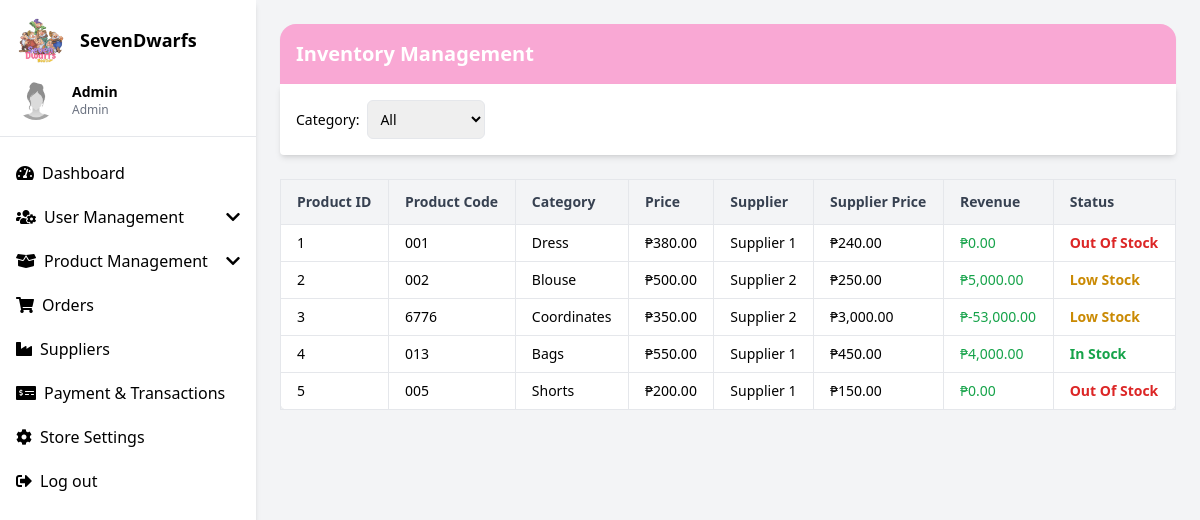
Before: /inventory.php with the older database file.
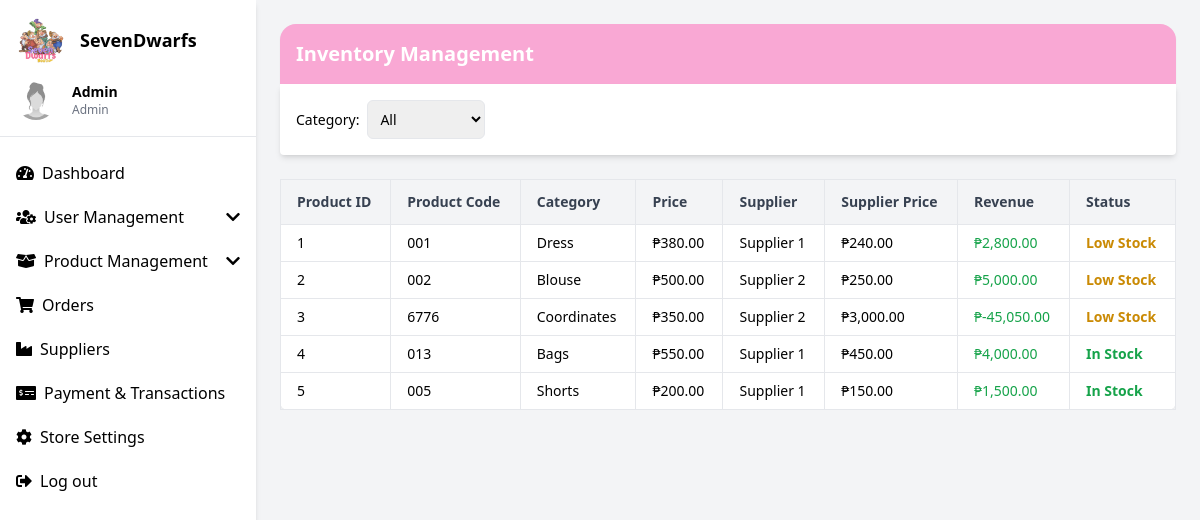
After: the same page with the newer database file.
### tables this page shows
CREATE TABLE `products` (
  `product_id` int(11) NOT NULL,
  `product_name` varchar(255) DEFAULT NULL,
  `description` text DEFAULT NULL,
  `price_id` int(11) DEFAULT NULL,
  `stocks` int(11) DEFAULT NULL,
  `category_id` int(11) DEFAULT NULL,
  `image_url` text DEFAULT NULL,
  `created_at` timestamp NOT NULL DEFAULT current_timestamp(),
  `supplier_id` int(11) DEFAULT NULL,
  `supplier_price` decimal(10,2) NOT NULL,
  `revenue` decimal(10,2) GENERATED ALWAYS AS (`price_id` - `supplier_price`) STORED,
  `sizes` varchar(255) DEFAULT NULL,
  `colors` varchar(255) DEFAULT NULL
);

CREATE TABLE `categories` (
  `category_id` int(11) NOT NULL,
  `category_code` varchar(10) DEFAULT NULL,
  `category_name` varchar(100) NOT NULL
);

CREATE TABLE `suppliers` (
  `supplier_id` int(11) NOT NULL,
  `supplier_name` varchar(255) NOT NULL,
  `supplier_email` varchar(100) DEFAULT NULL,
  `supplier_phone` varchar(20) DEFAULT NULL,
  `created_at` timestamp NOT NULL DEFAULT current_timestamp(),
  `category_id` int(11) DEFAULT NULL
);

### inventory.php (the view, shortened to what the changed rows need)
<?php
require 'conn.php';
$inventory = [];
$sqlProducts = "
    SELECT
        p.product_id,
        p.product_name,
        c.category_name,
        p.stocks,
        p.price_id,
        s.supplier_name,
        p.supplier_price
    FROM products p
    INNER JOIN categories c ON p.category_id = c.category_id
    LEFT JOIN suppliers s ON p.supplier_id = s.supplier_id
";
$stmt = $conn->prepare($sqlProducts);
$stmt->execute();
$resultProducts = $stmt->get_result();
if ($resultProducts->num_rows > 0) {
    while ($row = $resultProducts->fetch_assoc()) {
        $inventory[] = $row;
    }
}
?>
<!DOCTYPE html>
<html lang="en">
<head>
  <script src="https://cdn.tailwindcss.com"></script>
  <link href="https://cdnjs.cloudflare.com/ajax/libs/font-awesome/5.15.3/css/all.min.css" rel="stylesheet" />
</head>
<body class="bg-gray-100 font-sans">
  <div class="flex h-screen overflow-hidden">
    <div class="w-64 bg-white shadow-md overflow-y-auto" x-data="{ userMenu: false, productMenu: false }">
      <div class="p-4 border-b">
        <div class="flex items-center space-x-4">
          <h2 class="text-lg font-semibold">SevenDwarfs</h2>
        </div>
      </div>
    </div>
    <div class="flex-1 p-6 overflow-auto">
      <div class="bg-pink-300 text-white p-4 rounded-t-2xl shadow-sm">
        <h1 class="text-xl font-bold">Inventory Management</h1>
      </div>
      <div class="overflow-x-auto">
        <table class="min-w-full bg-white border border-gray-200 rounded-lg shadow-sm text-sm">
          <thead class="bg-gray-100 text-gray-700">
            <tr>
              <th class="px-4 py-3 border text-left">Product ID</th>
              <th class="px-4 py-3 border text-left">Product Code</th>
              <th class="px-4 py-3 border text-left">Category</th>
              <th class="px-4 py-3 border text-left">Price</th>
              <th class="px-4 py-3 border text-left">Supplier</th>
              <th class="px-4 py-3 border text-left">Supplier Price</th>
              <th class="px-4 py-3 border text-left">Revenue</th>
              <th class="px-4 py-3 border text-left">Status</th>
            </tr>
          </thead>
          <tbody>
            <?php
            if (!empty($inventory)) {
              foreach ($inventory as $item) {
                $status = ($item['stocks'] > 20) ? "In Stock" : (($item['stocks'] > 0) ? "Low Stock" : "Out of Stock");
                $supplier_price = isset($item['supplier_price']) ? floatval($item['supplier_price']) : 0;
                $price = floatval($item['price_id']);
                $revenue = ($price - $supplier_price) * intval($item['stocks']);
            ?>
            <tr class="hover:bg-gray-50 transition-all">
              <td class="px-4 py-2 border"><?php echo $item['product_id']; ?></td>
              <td class="px-4 py-2 border"><?php echo $item['product_name']; ?></td>
              <td class="px-4 py-2 border"><?php echo $item['category_name']; ?></td>
              <td class="px-4 py-2 border">₱<?php echo number_format($item['price_id'], 2); ?></td>
              <td class="px-4 py-2 border"><?php echo isset($item['supplier_name']) ? htmlspecialchars($item['supplier_name']) : 'No supplier'; ?></td>
              <td class="px-4 py-2 border">₱<?php echo number_format($supplier_price, 2); ?></td>
              <td class="px-4 py-2 border text-green-600 font-medium">₱<?php echo number_format($revenue, 2); ?></td>
              <td class="px-4 py-2 border font-semibold capitalize <?php echo ($status === 'In Stock') ? 'text-green-600' : (($status === 'Low Stock') ? 'text-yellow-600' : 'text-red-600'); ?>">
                <?php echo $status; ?>
              </td>
            </tr>
            <?php }} else { ?>
            <tr>
              <td colspan="9" class="text-center px-4 py-4 text-gray-500 border">No products found</td>
            </tr>
            <?php } ?>
          </tbody>
        </table>
      </div>
    </div>
  </div>
</body>
</html>

Changed rows visible on the page:
changed products "Dress": revenue "0.00" → "2,800.00"; stocks "Out Of Stock" → "Low Stock"
changed products "Coordinates": revenue "-53,000.00" → "-45,050.00"
changed products "Shorts": revenue "0.00" → "1,500.00"; stocks "Out Of Stock" → "In Stock"
